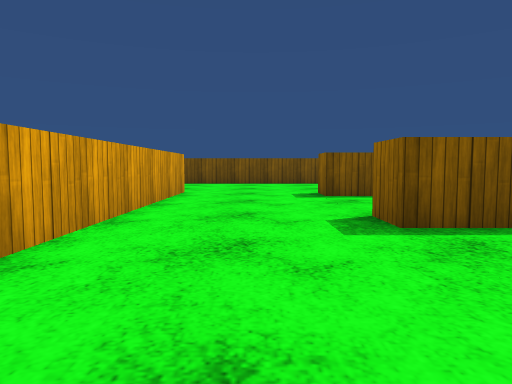
View 1 (above)

18 first-person views from a walk through a scene from a Unity 3-D project. The camera is 0.68 m above the floor, tilts 4° down and sees 70° across. The floor is counted in squares, 1 m on a side. Each view is taken from the middle of a square. On the plan, view 1 faces up. The plan holds only what a view shows up to about 11 squares ahead; the rest is blank. The place goes on beyond the plan. Surface patterns are stand-ins for the level's own textures.

View 2
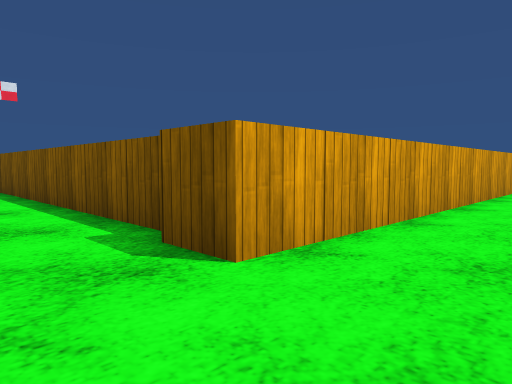

View 3
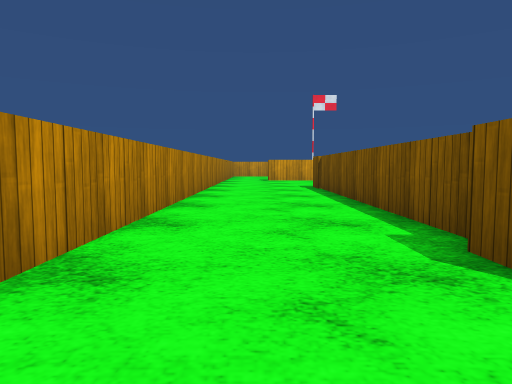

View 4
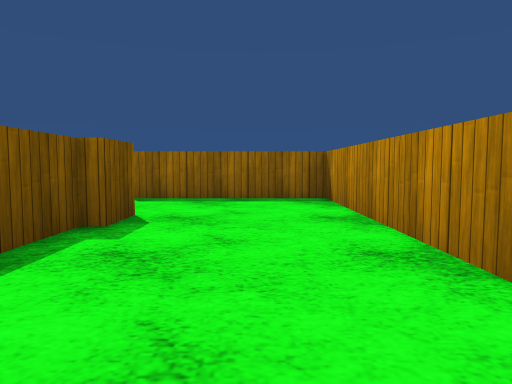

View 5
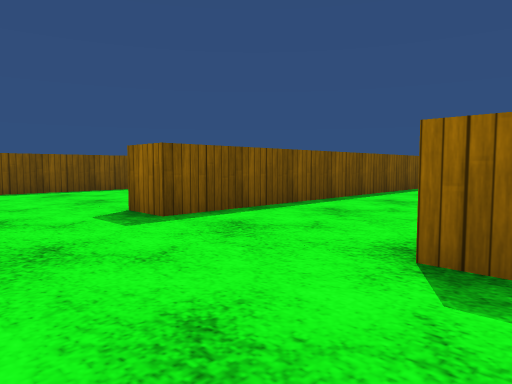

View 6
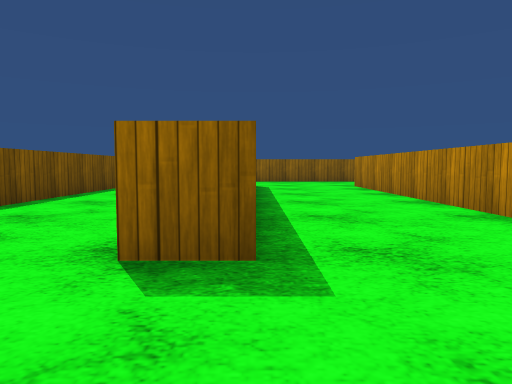

View 7
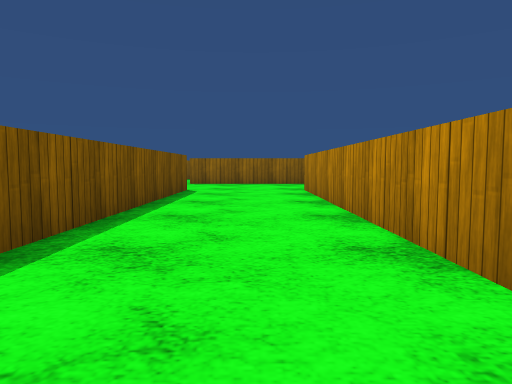

View 8
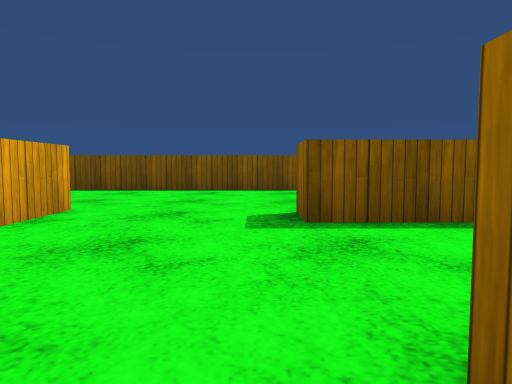

View 9
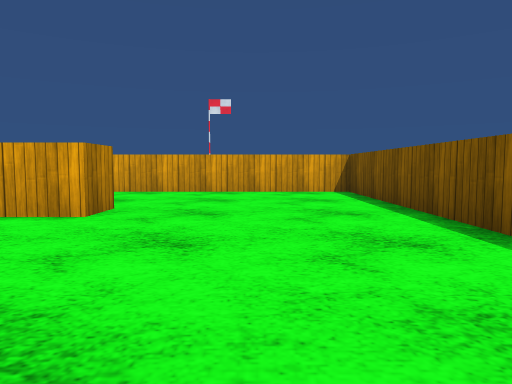

View 10
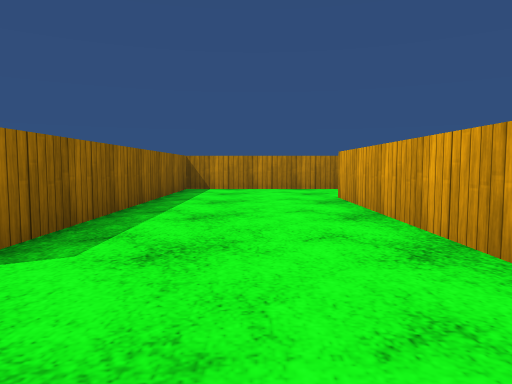

View 11
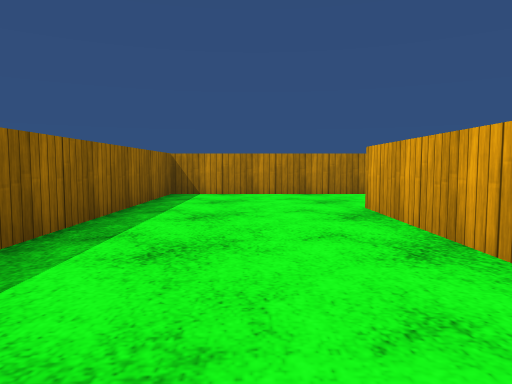

View 12
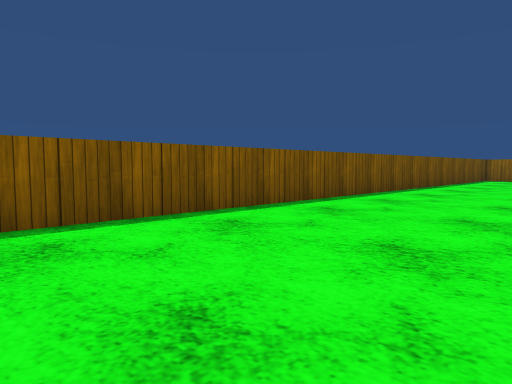

View 13
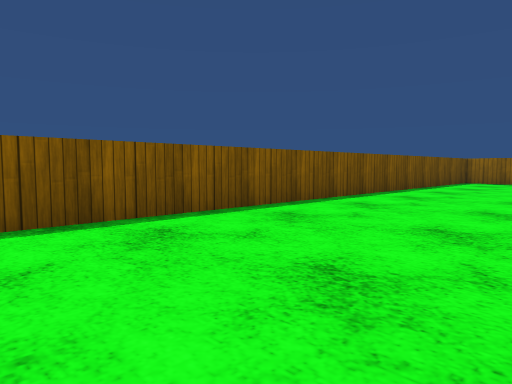

View 14
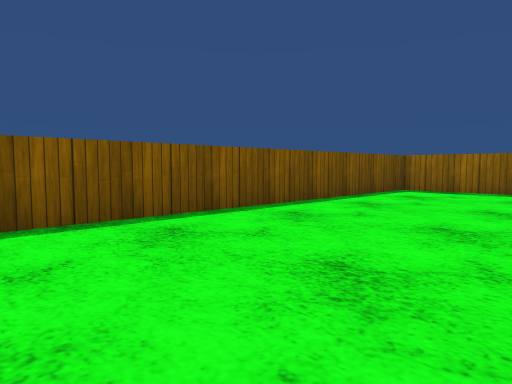

View 15
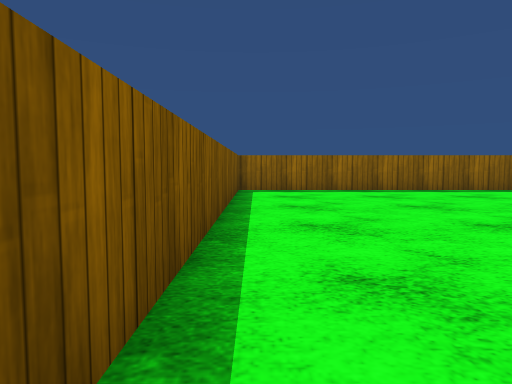

View 16
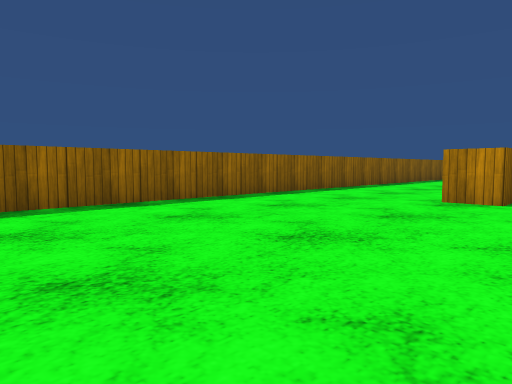

View 17
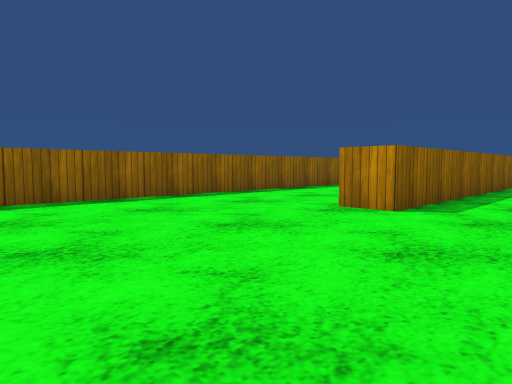

View 18
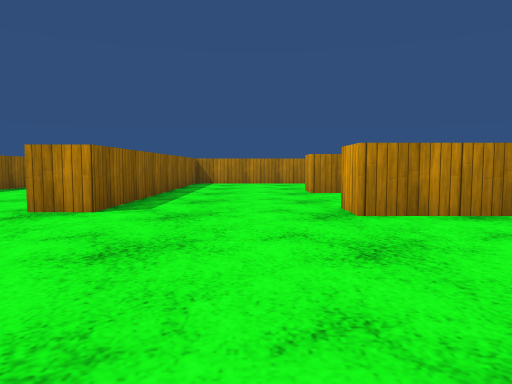

### Floor plan
Points are (right, up) in squares from view 1. A wall is a line through its corners. A room is listed if a view was taken in it or the views show most of it. See-through windows are left out.
Room 1 (views 1, 2, 3, 4)
walls: (-2.9, 0) (-8.5, 0); (-1.9, -0.3) (-3, -0.3); (-8.5, -3.5) (0.8, -3.5) (0.8, 0.6)
ways out: opening at (-0.5, 0) to room 2
Room 2 (views 5, 6, 7, 8, 9, 10, 11, 12, 13, 14, 15, 16, 17, 18)
walls: (9.4, 5) (11.6, 5) (11.6, 4) (1.6, 4) (1.6, 5); (10.2, 8.4) (1.6, 8.4) (1.6, 9.5); (2.9, 0.6) (11.6, 0.6) (11.6, -0.2); (15.4, -3.2) (15.4, 4.6) (16.5, 4.6); (20.5, 1.9) (20.5, 14.5) (-6.8, 14.5) (-6.8, 4); (-3, 9.7) (-1.9, 9.7) (-1.9, -0.3); (20.5, -1.1) (20.5, -0.6); (-7.8, 1) (-2.9, 1) (-2.9, 9.1)
ways out: opening at (-0.5, 0) to room 1

Positions as (right, up) in squares from view 1, and headings:
1: (0, 0), facing up
2: (0, -2), facing up-left
3: (0, -2), facing left
4: (-7, -2), facing right
5: (-1, 4), facing up-right
6: (-1, 4), facing right
7: (1, 2), facing right
8: (1, 4), facing up
9: (3, 12), facing left
10: (-5, 12), facing down
11: (-5, 10), facing down
12: (1, 10), facing up-right
13: (4, 10), facing up-right
14: (10, 10), facing up-right
15: (10, 14), facing right
16: (14, 12), facing down-right
17: (13, 10), facing down-right
18: (13, 10), facing down
